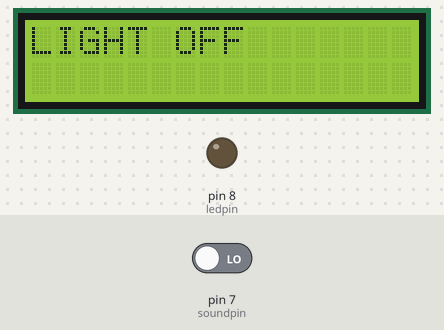
A sketch run on a simulated Arduino Uno, built with avr-gcc and run on an emulated ATmega328P. Shown: 16×2 character LCD, output pins drawn as LEDs (lit = HIGH). The inputs (shaded band) are chosen by the test bench; at power-on: pin 7 (soundpin) LOW.

Above: at 1.2 s.
1.3 s: pin 7 (soundpin) driven HIGH
At 2.7 s:
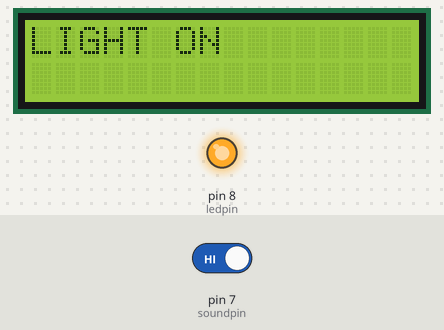
3.5 s: pin 7 (soundpin) driven LOW
At 6.8 s:
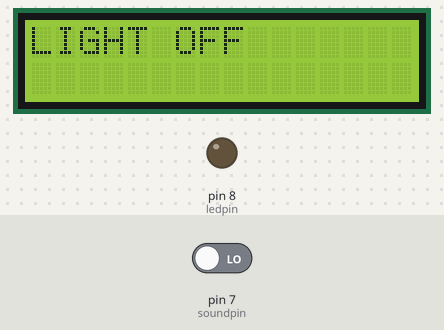
Timing chart, 0 to 8.3 s (numbered marks = the images above; inputs shaded):
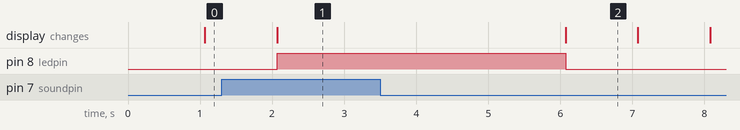

The sketch:

sound_sensor_light.ino
```cpp
#include <LiquidCrystal.h>

LiquidCrystal lcd(12, 11, 5, 4, 3, 2);

const int ledpin=8; // ledpin and soundpin are not changed throughout the process
const int soundpin=7; // sets threshold value for sound sensor
void setup() {
    lcd.begin(16, 2);

Serial.begin(9600);
pinMode(ledpin,OUTPUT);
pinMode(soundpin,INPUT);
}
void loop() {
int soundsens=digitalRead(soundpin); // reads analog data from sound sensor
if (soundsens==1) {
digitalWrite(ledpin,HIGH);
lcd.print("LIGHT ON");//turns led on
delay(4000);
lcd.clear();
}
else{
digitalWrite(ledpin,LOW);
lcd.print("LIGHT OFF");
delay(1000);
lcd.clear();
}
}
```

Measured:
- after the input at 1.3 s, pin 8 (ledpin): LOW → HIGH after 0.77 s; the display: first differs from a run without the input after 0.77 s (image 1)
- after the input at 3.5 s, pin 8 (ledpin): HIGH → LOW after 2.6 s; the display: first differs from a run without the input after 2.6 s (image 2)
- what the display in image 2 shows lasts 1.0 s, from 6.1 s to 7.1 s
